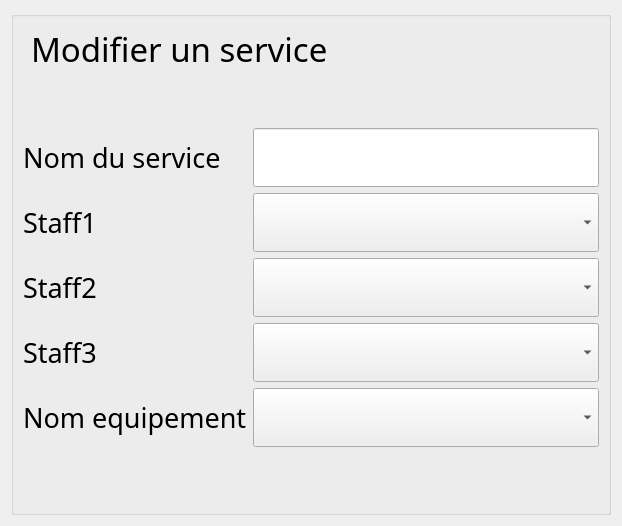
      <widget class="QWidget" name="ModifService">
       <layout class="QHBoxLayout" name="horizontalLayout_98">
        <item>
         <widget class="QGroupBox" name="groupBox_6">
          <property name="font">
           <font>
            <family>Quicksand SemiBold</family>
            <pointsize>28</pointsize>
           </font>
          </property>
          <property name="title">
           <string/>
          </property>
          <layout class="QHBoxLayout" name="horizontalLayout_99">
           <item>
            <layout class="QVBoxLayout" name="verticalLayout_58">
             <item>
              <layout class="QGridLayout" name="gridLayout_10">
               <item row="3" column="1">
                <widget class="QComboBox" name="comboBox_ModifStaf2"/>
               </item>
               <item row="2" column="1">
                <widget class="QComboBox" name="comboBox_ModifStaf1"/>
               </item>
               <item row="5" column="1">
                <widget class="QComboBox" name="comboBox_ModifEquip"/>
               </item>
               <item row="3" column="0">
                <widget class="QLabel" name="staff2_3">
                 <property name="font">
                  <font>
                   <family>Quicksand SemiBold</family>
                   <pointsize>20</pointsize>
                  </font>
                 </property>
                 <property name="text">
                  <string>Staff2</string>
                 </property>
                </widget>
               </item>
               <item row="4" column="1">
                <widget class="QComboBox" name="comboBox_ModifStaf3"/>
               </item>
               <item row="1" column="1">
                <widget class="QLineEdit" name="lineEdit_ModifNomService">
                 <property name="readOnly">
                  <bool>false</bool>
                 </property>
                </widget>
               </item>
               <item row="4" column="0">
                <widget class="QLabel" name="staff3_3">
                 <property name="font">
                  <font>
                   <family>Quicksand SemiBold</family>
                   <pointsize>20</pointsize>
                  </font>
                 </property>
                 <property name="text">
                  <string>Staff3</string>
                 </property>
                </widget>
               </item>
               <item row="2" column="0">
                <widget class="QLabel" name="staff1_3">
                 <property name="font">
                  <font>
                   <family>Quicksand SemiBold</family>
                   <pointsize>20</pointsize>
                  </font>
                 </property>
                 <property name="text">
                  <string>Staff1</string>
                 </property>
                </widget>
               </item>
               <item row="5" column="0">
                <widget class="QLabel" name="label_47">
                 <property name="font">
                  <font>
                   <family>Quicksand SemiBold</family>
                   <pointsize>20</pointsize>
                  </font>
                 </property>
                 <property name="text">
                  <string>Nom equipement</string>
                 </property>
                </widget>
               </item>
               <item row="1" column="0">
                <widget class="QLabel" name="nom_service_3">
                 <property name="font">
                  <font>
                   <family>Quicksand SemiBold</family>
                   <pointsize>20</pointsize>
                  </font>
                 </property>
                 <property name="text">
                  <string>Nom du service</string>
                 </property>
                </widget>
               </item>
               <item row="0" column="0" colspan="2">
                <widget class="QLabel" name="label_67">
                 <property name="font">
                  <font>
                   <family>Quicksand SemiBold</family>
                   <pointsize>25</pointsize>
                  </font>
                 </property>
                 <property name="styleSheet">
                  <string notr="true">margin-bottom:50px;</string>
                 </property>
                 <property name="text">
                  <string>Modifier un service</string>
                 </property>
                </widget>
               </item>
              </layout>
             </item>
             <item>
              <layout class="QHBoxLayout" name="horizontalLayout_97">
               <item alignment="Qt::AlignBottom">
                <widget class="QPushButton" name="pushButton_AnnulerModifService">
                 <property name="maximumSize">
                  <size>
                   <width>50</width>
                   <height>50</height>
                  </size>
                 </property>
                 <property name="styleSheet">
                  <string notr="true">#pushButton_AnnulerModifService{
background-color: transparent;
border-image: url(:/pics/pics/precedent.png);
background: none;
border: none;
background-repeat: none;
}</string>
                 </property>
                 <property name="text">
                  <string/>
                 </property>
                </widget>
               </item>
               <item>
                <spacer name="horizontalSpacer_71">
                 <property name="orientation">
                  <enum>Qt::Horizontal</enum>
                 </property>
                 <property name="sizeHint" stdset="0">
                  <size>
                   <width>40</width>
                   <height>20</height>
                  </size>
                 </property>
                </spacer>
               </item>
               <item alignment="Qt::AlignBottom">
                <widget class="QPushButton" name="pushButton_modifService">
                 <property name="maximumSize">
                  <size>
                   <width>50</width>
                   <height>50</height>
                  </size>
                 </property>
                 <property name="styleSheet">
                  <string notr="true">#pushButton_modifService{
background-color: transparent;
border-image: url(:/pics/pics/valider.png);
background: none;
border: none;
background-repeat: none;
}</string>
                 </property>
                 <property name="text">
                  <string/>
                 </property>
                </widget>
               </item>
              </layout>
             </item>
            </layout>
           </item>
          </layout>
         </widget>
        </item>
       </layout>
      </widget>
